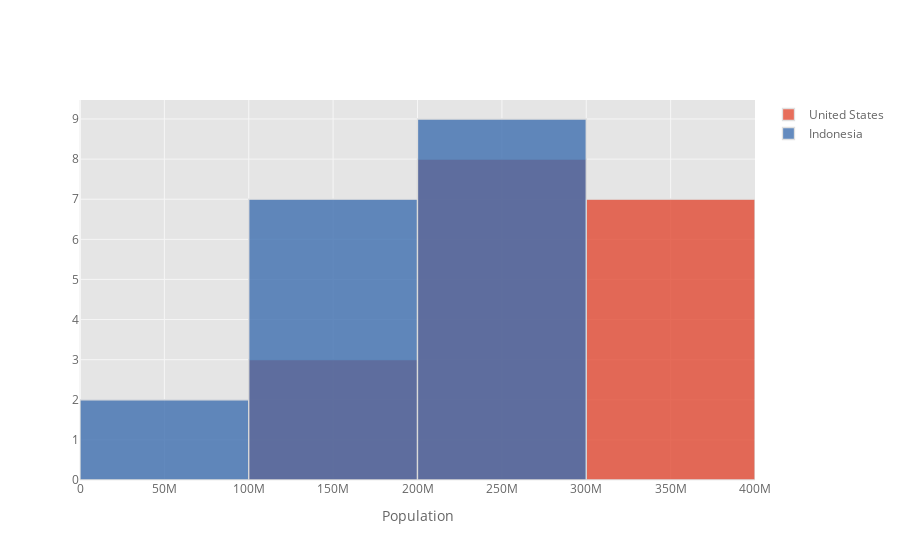

The notebook cell this image was saved under:
### Markdown cell above
# Histogram

### Code cell
df_pivot[['United States', 'Indonesia']].iplot(kind='hist', xTitle='Population',
                                bins=3)

### Figure 1 — Plotly figure (JSON) as saved in the notebook; plotly's stock layout.template omitted (floating-point values rounded to 4 significant figures)
{"data": [{"histfunc": "count", "histnorm": "", "marker": {"color": "rgba(226, 74, 51, 1.0)", "line": {"color": "#D9D9D9", "width": 1.3}}, "name": "United States", "nbinsx": 3, "opacity": 0.8, "orientation": "v", "type": "histogram", "x": [171685336, 186720571, 199733676, 209513341, 219081251, 229476354, 240499825, 252120309, 265163745, 281710909, 294993511, 309011475, 320878310, 323015995, 325084756, 327096265, 329064917, 331002651]}, {"histfunc": "count", "histnorm": "", "marker": {"color": "rgba(62, 111, 176, 1.0)", "line": {"color": "#D9D9D9", "width": 1.3}}, "name": "Indonesia", "nbinsx": 3, "opacity": 0.8, "orientation": "v", "type": "histogram", "x": [77273425, 87751068, 100267062, 114793178, 130680727, 147447836, 164982451, 181413402, 196934260, 211513823, 226289470, 241834215, 258383256, 261556381, 264650963, 267670543, 270625568, 273523615]}], "layout": {"barmode": "overlay", "legend": {"bgcolor": "#FFFFFF", "font": {"color": "#666666"}}, "paper_bgcolor": "#FFFFFF", "plot_bgcolor": "#E5E5E5", "title": {"font": {"color": "#151516"}}, "xaxis": {"gridcolor": "#F6F6F6", "showgrid": true, "tickfont": {"color": "#666666"}, "title": {"font": {"color": "#666666"}, "text": "Population"}, "zerolinecolor": "#F6F6F6"}, "yaxis": {"gridcolor": "#F6F6F6", "showgrid": true, "tickfont": {"color": "#666666"}, "title": {"font": {"color": "#666666"}, "text": ""}, "zerolinecolor": "#F6F6F6"}}}
